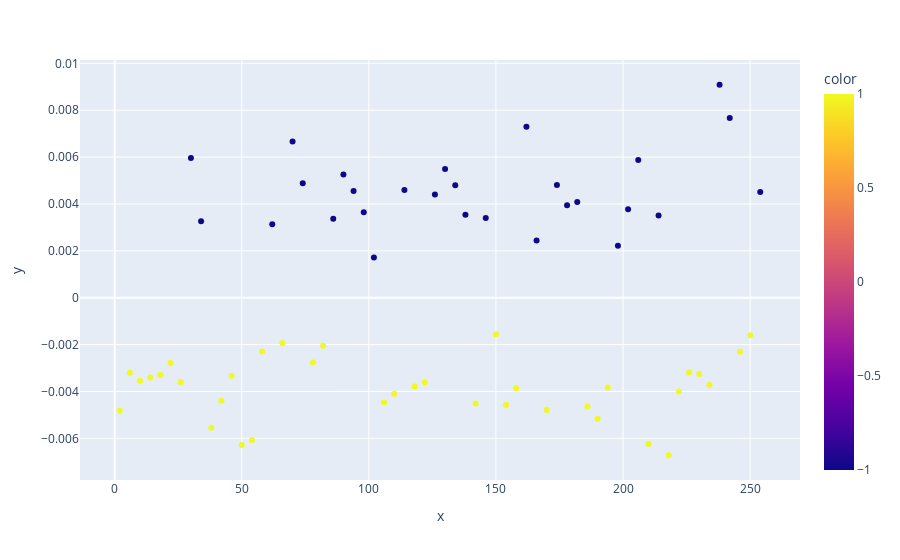

Notebook source saved alongside this figure:
### Code cell
df_snippet = df[(df['P'] == - 1) & (df['R'] == + 1)]
px.scatter(x = df_snippet['block'], y = df_snippet['XY_power_sum_E'], color = df_snippet['E_begin'])

### Figure 1 — Plotly figure (JSON) as saved in the notebook; plotly's stock layout.template omitted (floating-point values rounded to 4 significant figures)
{"data": [{"hovertemplate": "x=%{x}<br>y=%{y}<br>color=%{marker.color}<extra></extra>", "legendgroup": "", "marker": {"color": [1, 1, 1, 1, 1, 1, 1, -1, -1, 1, 1, 1, 1, 1, 1, -1, 1, -1, -1, 1, 1, -1, -1, -1, -1, -1, 1, 1, -1, 1, 1, -1, -1, -1, -1, 1, -1, 1, 1, 1, -1, -1, 1, -1, -1, -1, 1, 1, 1, -1, -1, -1, 1, -1, 1, 1, 1, 1, 1, -1, -1, 1, 1, -1], "coloraxis": "coloraxis", "symbol": "circle"}, "mode": "markers", "name": "", "orientation": "v", "showlegend": false, "type": "scatter", "x": [2, 6, 10, 14, 18, 22, 26, 30, 34, 38, 42, 46, 50, 54, 58, 62, 66, 70, 74, 78, 82, 86, 90, 94, 98, 102, 106, 110, 114, 118, 122, 126, 130, 134, 138, 142, 146, 150, 154, 158, 162, 166, 170, 174, 178, 182, 186, 190, 194, 198, 202, 206, 210, 214, 218, 222, 226, 230, 234, 238, 242, 246, 250, 254], "xaxis": "x", "y": [-0.004824, -0.003204, -0.003541, -0.003401, -0.003302, -0.002785, -0.003599, 0.005957, 0.003262, -0.005547, -0.004398, -0.003334, -0.006289, -0.006073, -0.002291, 0.00313, -0.001928, 0.006663, 0.004882, -0.002767, -0.002048, 0.003364, 0.005258, 0.004548, 0.003643, 0.001716, -0.004476, -0.004098, 0.004599, -0.003788, -0.003612, 0.004403, 0.005486, 0.004799, 0.003539, -0.004512, 0.0034, -0.001557, -0.004582, -0.00386, 0.00729, 0.002444, -0.004792, 0.004809, 0.003948, 0.004078, -0.004645, -0.005169, -0.003829, 0.002215, 0.003779, 0.00587, -0.006239, 0.003507, -0.006721, -0.004003, -0.003193, -0.00325, -0.003724, 0.009085, 0.007665, -0.002304, -0.001599, 0.004514], "yaxis": "y"}], "layout": {"coloraxis": {"colorbar": {"title": {"text": "color"}}, "colorscale": [[0, "#0d0887"], [0.1111, "#46039f"], [0.2222, "#7201a8"], [0.3333, "#9c179e"], [0.4444, "#bd3786"], [0.5556, "#d8576b"], [0.6667, "#ed7953"], [0.7778, "#fb9f3a"], [0.8889, "#fdca26"], [1, "#f0f921"]]}, "legend": {"tracegroupgap": 0}, "margin": {"t": 60}, "xaxis": {"anchor": "y", "domain": [0, 1], "title": {"text": "x"}}, "yaxis": {"anchor": "x", "domain": [0, 1], "title": {"text": "y"}}}}
